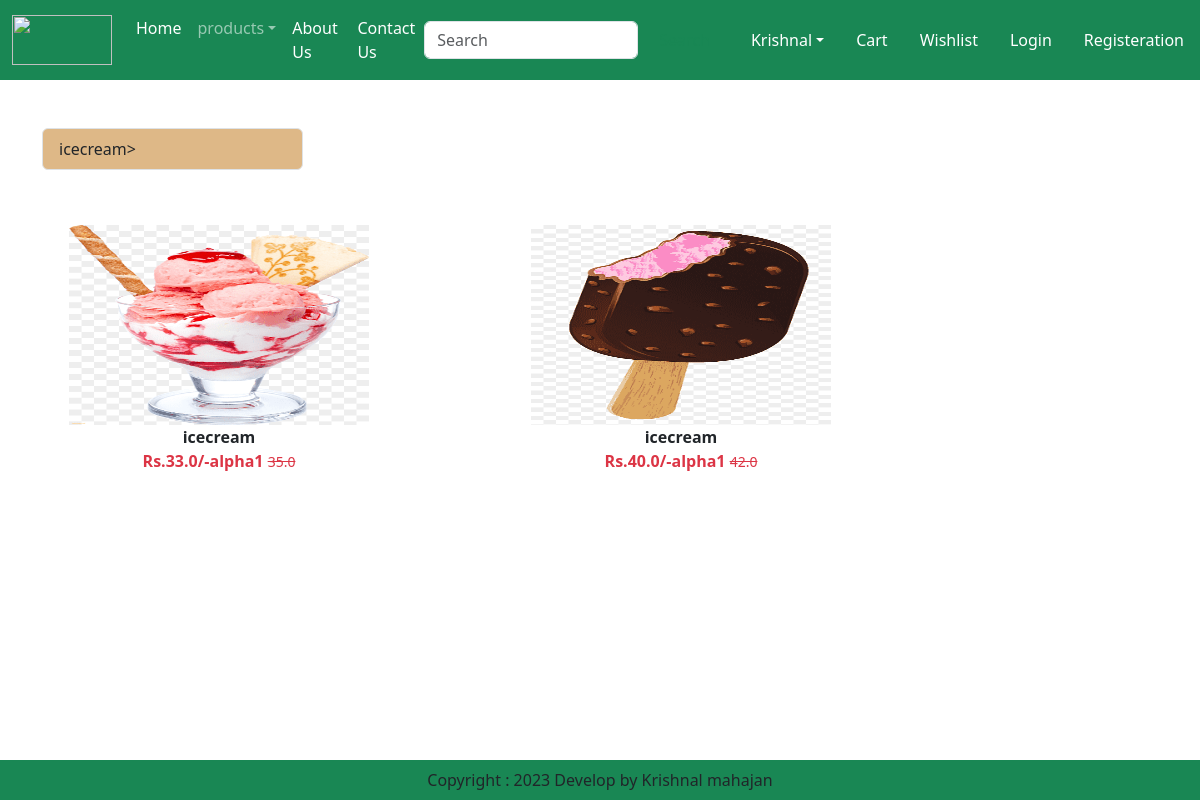
Screenshot of /category/ice with the database file from the repository.
### app/models.py (models this page shows, shortened)
class Product(models.Model):
    title=models.CharField(max_length=100)
    selling_price=models.FloatField()
    discount_price=models.FloatField()
    description=models.TextField()
    comopstion=models.TextField(default="")
    pradapp=models.TextField()
    category=models.CharField(choices=CATEGORY_CHOICES, max_length=3)
    product_image=models.ImageField(upload_to='product')

### app/views.py (the view)
# urls.py: path("category/<slug:val>",views.Categoriview.as_view(),name="category"),
class  Categoriview(View):
    def get(self,request,val):
        product= Product.objects.filter(category=val)
        title=Product.objects.filter(category=val).values('title').annotate(total=Count('title'))
        return render(request,"app/category.html",locals())

### app/templates/app/category.html (shortened to what this page needs)
{% extends 'app/base.html' %}
{% load static %}
{% block main %}
<div class="container my-5">
    <div class="row">
        <div class="col-sm-3">
            <div class="list-group">
            {% for val in title %}
            <a href="#" style="background-color: burlywood;" class="list-group-item list-group-item-action" aria-current="true
            ">{{val.title}}></a>
            {% endfor %}
            </div>
        </div>
        <div class="col-sm-9"></div>
    </div>
</div>
<div class="col-sm-9">
    <div class="row">
        {% for prod in product %}
        <div class="col text-center mb-4">
            <a href="{% url 'product-detail' prod.id %}" class="btn">
                <div>
                    <img src="{{prod.product_image.url}}" width="300px" height="200px"/>
                    <div class="fw-bold">{{prod.title}}</div>
                    <div class="fw-bold text-danger">
                        Rs.{{prod.discount_price}}/-alpha1
                        <small class="fw-light text-decoration-line-through">{{prod.selling_price}}</small>
                    </div>
                </div>
            </a>
        </div>
        {% endfor %}
    </div>
</div>
{% endblock main %}

### rows the page displays
Product: product_image (picture), title "icecream", discount_price "33.0", selling_price "35.0"
Product: product_image (picture), title "icecream", discount_price "40.0", selling_price "42.0"

### other values shown
{{ val.title }} "icecream"
